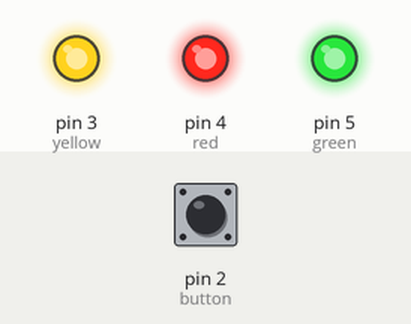
The sketch below on a simulated Arduino Uno, built with avr-gcc and run on an emulated ATmega328P. Parts: output pins drawn as LEDs (lit = HIGH). The inputs (shaded band) are chosen by the test bench; at power-on: pin 2 (button) HIGH.

Above: at 0.1 s.
Timing chart, 0 to 1.6 s (numbered marks = the images above):
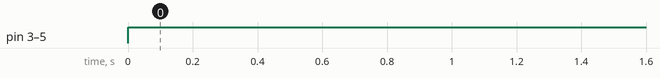

Measured:
- by itself, pin 3 (yellow), pin 4 (red), pin 5 (green): LOW → HIGH at 0.00 s

The sketch:

attiny-tutorial.ino
```cpp
int button = 2;
int red = 4;
int yellow = 3;
int green = 5;

int counter = 0;
boolean lastButtonState = false;

void setup() {
  // put your setup code here, to run once:
  pinMode(button, INPUT_PULLUP);

  pinMode(green, OUTPUT);
  pinMode(yellow, OUTPUT);
  pinMode(red, OUTPUT);


}

void loop() {


  if(digitalRead(button)){
    lights(true,true,true);
  }


//  if (!digitalRead(button) && !lastButtonState) {
//    counter++;
//    if (counter >= 4) counter = 0;
//    lastButtonState = true;
//  }
//
//  if (digitalRead(button)) {
//    lastButtonState = false;
//  }
//
//
//  switch (counter) {
//    case 0:
//      lights(false, false, false);
//      break;
//    case 1:
//      lights(true, false, false);
//      break;
//    case 2:
//      lights(true, true, false);
//      break;
//    case 3:
//      lights(true, true, true);
//      break;
//  }
//
//
//
//  //  // put your main code here, to run repeatedly:
//  //  digitalWrite(3, HIGH);
//  //  delay(500);
//  //  digitalWrite(3, LOW);
//  //  delay(500);

}


void lights(bool greenState, bool yellowState, bool redState) {
  digitalWrite(green, greenState);
  digitalWrite(yellow, yellowState);
  digitalWrite(red, redState);

}
```
